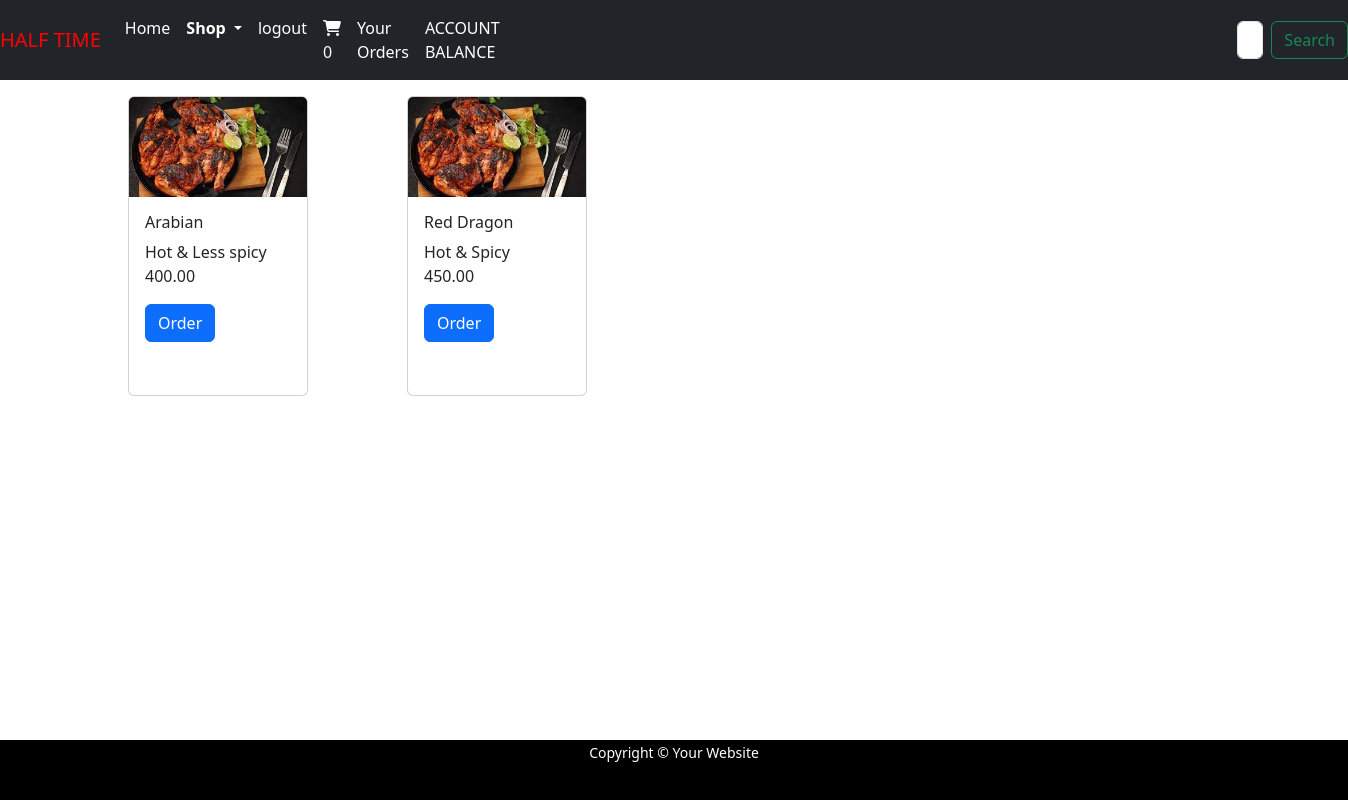
The page /viewproducts/al-fham (signed in) on the database its author committed.
### resto/models.py (models this page shows, shortened)
class Product(models.Model):
    name = models.CharField(max_length=20)
    desc = models.TextField()
    slug = models.SlugField(max_length=250, unique=True)
    img = models.ImageField(upload_to="resto/Category", null=True, blank=True)
    price=models.DecimalField(max_digits=5,decimal_places=2)
    stock=models.DecimalField(max_digits=5,decimal_places=2)
    created=models.DateTimeField(auto_now_add=True)
    updated=models.DateTimeField(auto_now=True)
    category=models.ForeignKey(Category,on_delete=models.CASCADE)
    available = models.BooleanField(default=True)

### resto/views.py (the view)
# urls.py: path('viewproducts/<slug:cslug>',views.viewproducts,name='viewproducts'),
def viewproducts(request,cslug):
    c=Category.objects.get(slug=cslug)
    p=Product.objects.filter(category__slug=cslug)
    return render(request,'products.html',{'p':p,'c':c})

### cart/context_processors.py (called while the page is built)
def counter(request):
    item_count=0
    if request.user.is_authenticated:
        user=request.user
        try:
            cart=Cart.objects.filter(user=user)
            for i in cart:
                item_count+=i.quantity
        except Cart.DoesNotExist:
            item_count=0
    return {'item_count':item_count}

### resto/context_processors.py (called while the page is built)
def menu_links(request):
    links=Category.objects.all()
    return {'links':links}

### templates/products.html
{% extends 'base.html' %}
{% load static %}
{% block content %}
<div class="container mt-3 " id="cards" style="margin-bottom:100px;justify-content: space-around;">
  <div class="row mx-auto">
    {% for i in p %}
    <div class="col-sm-3">
      <div class="card" style="height:300px;width:180px;">
        <img src="{{i.img.url}}" class="card-img-top" style="height:100px;width:100%;" alt="Card image cap">
        <div class="card-body" style="justify-content: space-between;" >
          <h5 class="card-title" style="font-size:16px;">{{i.name}}</h5>
          <p class="card-text">{{i.desc}}<br>{{i.price}}</p>
          <a href="{% url 'resto:prodetail' i.slug %}" class="btn btn-primary" >Order</a>
        </div>
      </div>
    </div>
    {% endfor %}
  </div>
</div>
{% endblock %}

### static/css/custom.css (style rules this page uses)
#background { background-repeat:no-repeat; background-size:1580px 900px; background-position:top; background-attachment:fixed; }

### rows shown on the page
Product: img (picture), name "Arabian", desc "Hot & Less spicy", price "400.00"
Product: img (picture), name "Red Dragon", desc "Hot & Spicy", price "450.00"

### other values the page prints
{{ item_count }} "0"
